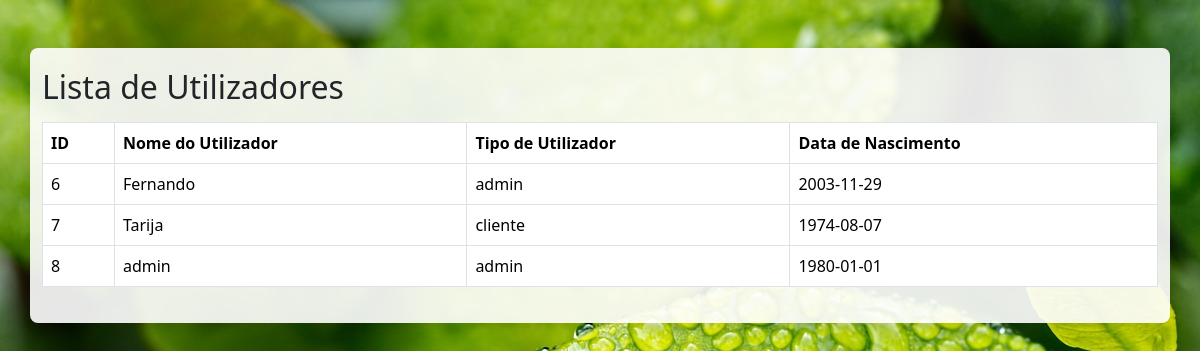
The app's page /utilizadores.php with its own data.
### tables this page shows
CREATE TABLE `utilizadores` (
  `id` int(11) NOT NULL,
  `nome_utilizador` varchar(50) NOT NULL,
  `senha` varchar(255) NOT NULL,
  `tipo_utilizador` enum('admin','cliente') NOT NULL,
  `dataNascimento` date NOT NULL DEFAULT '2000-01-01'
);

### utilizadores.php (the view, shortened to what this page needs)
<?php
$host = 'localhost';
$dbname = 'mercearia';
$user = 'root';
$password = '';
try {
    $pdo = new PDO("mysql:host=$host;dbname=$dbname", $user, $password);
    $pdo->setAttribute(PDO::ATTR_ERRMODE, PDO::ERRMODE_EXCEPTION);
    $sql = "SELECT id, nome_utilizador, tipo_utilizador, dataNascimento FROM utilizadores";
    $stmt = $pdo->prepare($sql);
    $stmt->execute();
    $utilizadores = $stmt->fetchAll(PDO::FETCH_ASSOC);
} catch (PDOException $e) {
    die("Erro na conexão: " . $e->getMessage());
}
?>
<!DOCTYPE html>
<html lang="pt-BR">
<head>
    <link rel="stylesheet" href="estilos.css">
    <link rel="stylesheet" href="https://cdn.jsdelivr.net/npm/bootstrap@5.3.3/dist/css/bootstrap.min.css">
</head>
<body>
    <div class="container mt-5">
        <h2>Lista de Utilizadores</h2>
        <table  class="table table-bordered mt-3">
            <thead>
                <tr>
                    <th>ID</th>
                    <th >Nome do Utilizador</th>
                    <th >Tipo de Utilizador</th>
                    <th >Data de Nascimento</th>
                </tr>
            </thead>
            <tbody>
                <?php foreach ($utilizadores as $utilizador): ?>
                    <tr>
                        <td><?php echo htmlspecialchars($utilizador['id']); ?></td>
                        <td><?php echo htmlspecialchars($utilizador['nome_utilizador']); ?></td>
                        <td><?php echo htmlspecialchars($utilizador['tipo_utilizador']); ?></td>
                        <td><?php echo htmlspecialchars($utilizador['dataNascimento']); ?></td>
                    </tr>
                <?php endforeach; ?>
            </tbody>
        </table>
    </div>
</body>
</html>

### estilos.css (style rules this page uses)
body { background-image: url('img/folhagem.jpg'); }
.container { background-color:rgba(255, 255, 255, 0.9); padding: 20px; border-radius: 8px; box-shadow: 0px 4px 10px rgba(0, 0, 0, 0.1); max-width: 800px; margin: 20px auto; }

### records on screen
utilizadores: id "6", nome_utilizador "Fernando", tipo_utilizador "admin", dataNascimento "2003-11-29"
utilizadores: id "7", nome_utilizador "Tarija", tipo_utilizador "cliente", dataNascimento "1974-08-07"
utilizadores: id "8", nome_utilizador "admin", tipo_utilizador "admin", dataNascimento "1980-01-01"
